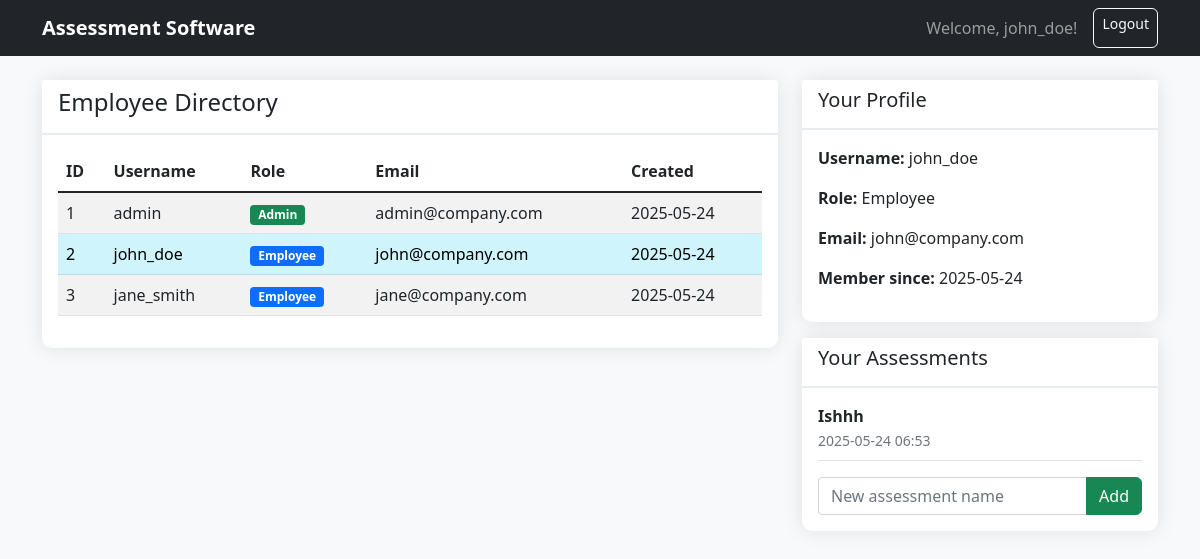
Page /dashboard (signed in) on the committed database.
### models.py (models this page shows, shortened)
class User(db.Model):
    id = db.Column(db.Integer, primary_key=True)
    username = db.Column(db.String(80), unique=True, nullable=False)
    password_hash = db.Column(db.String(120), nullable=False)
    role = db.Column(db.String(20), nullable=False, default='employee')
    email = db.Column(db.String(100), nullable=True)
    created_at = db.Column(db.DateTime, default=datetime.utcnow)

class Assessment(db.Model):
    id = db.Column(db.Integer, primary_key=True)
    user_id = db.Column(db.Integer, db.ForeignKey('user.id'), nullable=False)
    assessment_name = db.Column(db.String(100), nullable=False)
    score = db.Column(db.Float, nullable=True)
    completed_at = db.Column(db.DateTime, default=datetime.utcnow)
    user = db.relationship('User', backref=db.backref('assessments', lazy=True))

### app.py (the view)
    def decorated_function(*args, **kwargs):
        if 'user_id' not in session:
            flash('Please log in to access this page.', 'error')
            return redirect(url_for('login'))
        return f(*args, **kwargs)

### app.py (called while the page is built)
def login_required(f):
    def decorated_function(*args, **kwargs):
        if 'user_id' not in session:
            flash('Please log in to access this page.', 'error')
            return redirect(url_for('login'))
        return f(*args, **kwargs)
    decorated_function.__name__ = f.__name__
    return decorated_function

@app.route('/dashboard')
@login_required
def dashboard():
    users = get_all_users()
    current_user = User.query.get(session['user_id'])
    user_assessments = Assessment.query.filter_by(user_id=current_user.id).all()
    return render_template('dashboard.html',
                         users=users,
                         current_user=current_user,
                         assessments=user_assessments)

### database.py (called while the page is built)
def get_all_users():
    return User.query.all()

### templates/dashboard.html (shortened to what this page needs)
{% extends "base.html" %}
{% block content %}
<div class="row">
    <div class="col-md-8">
        <div class="card">
            <div class="card-header">
                <h4>Employee Directory</h4>
            </div>
            <div class="card-body">
                {% if users %}
                <div class="table-responsive">
                    <table class="table table-striped">
                        <thead>
                            <tr>
                                <th>ID</th>
                                <th>Username</th>
                                <th>Role</th>
                                <th>Email</th>
                                <th>Created</th>
                            </tr>
                        </thead>
                        <tbody>
                            {% for user in users %}
                            <tr {% if user.id == current_user.id %}class="table-info"{% endif %}>
                                <td>{{ user.id }}</td>
                                <td>{{ user.username }}</td>
                                <td>
                                    <span class="badge bg-{{ 'success' if user.role == 'admin' else 'primary' }}">
                                        {{ user.role.title() }}
                                    </span>
                                </td>
                                <td>{{ user.email or 'Not provided' }}</td>
                                <td>{{ user.created_at.strftime('%Y-%m-%d') }}</td>
                            </tr>
                            {% endfor %}
                        </tbody>
                    </table>
                </div>
                {% else %}
                <p>No employees found.</p>
                {% endif %}
            </div>
        </div>
    </div>
    <div class="col-md-4">
        <div class="card">
            <div class="card-header">
                <h5>Your Profile</h5>
            </div>
            <div class="card-body">
                <p><strong>Username:</strong> {{ current_user.username }}</p>
                <p><strong>Role:</strong> {{ current_user.role.title() }}</p>
                <p><strong>Email:</strong> {{ current_user.email or 'Not provided' }}</p>
                <p><strong>Member since:</strong> {{ current_user.created_at.strftime('%Y-%m-%d') }}</p>
            </div>
        </div>
        <div class="card mt-3">
            <div class="card-header">
                <h5>Your Assessments</h5>
            </div>
            <div class="card-body">
                {% if assessments %}
                    {% for assessment in assessments %}
                    <div class="border-bottom pb-2 mb-2">
                        <strong>{{ assessment.assessment_name }}</strong><br>
                        <small class="text-muted">{{ assessment.completed_at.strftime('%Y-%m-%d %H:%M') }}</small>
                    </div>
                    {% endfor %}
                {% else %}
                    <p class="text-muted">No assessments yet.</p>
                {% endif %}
                <form method="POST" action="{{ url_for('create_assessment') }}" class="mt-3">
                    <div class="input-group">
                        <input type="text" class="form-control" name="assessment_name" placeholder="New assessment name">
                        <button class="btn btn-success" type="submit">Add</button>
                    </div>
                </form>
            </div>
        </div>
    </div>
</div>
{% endblock %}

### templates/base.html (shortened to what this page needs)
<!DOCTYPE html>
<html lang="en">
<head>
    <link href="https://cdnjs.cloudflare.com/ajax/libs/bootstrap/5.1.3/css/bootstrap.min.css" rel="stylesheet">
    <link href="{{ url_for('static', filename='style.css') }}" rel="stylesheet">
</head>
<body>
    <nav class="navbar navbar-expand-lg navbar-dark bg-dark">
        <div class="container">
            <a class="navbar-brand" href="{{ url_for('index') }}">Assessment Software</a>
            {% if session.user_id %}
            <div class="navbar-nav ms-auto">
                <span class="navbar-text me-3">Welcome, {{ session.username }}!</span>
                <a class="btn btn-outline-light btn-sm" href="{{ url_for('logout') }}">Logout</a>
            </div>
            {% endif %}
        </div>
    </nav>
    <div class="container mt-4">
        {% block content %}{% endblock %}
    </div>
</body>
</html>

### templates/static/style.css (style rules this page uses)
body { background-color: #f8f9fa; }
.card { border: none; border-radius: 10px; box-shadow: 0 0 20px rgba(0,0,0,0.1); }
.card-header { background-color: #fff; border-bottom: 2px solid #e9ecef; font-weight: 600; }
.navbar-brand { font-weight: bold; }
.table-info { background-color: rgba(13, 202, 240, 0.1) !important; }
.btn { border-radius: 6px; }

### rows in the picture
User: username "john_doe", id "2", role "Employee", email "john@company.com", created_at "2025-05-24"
User: id "1", username "admin", role "Admin", email "admin@company.com", created_at "2025-05-24"
User: id "3", username "jane_smith", role "Employee", email "jane@company.com", created_at "2025-05-24"
Assessment: assessment_name "Ishhh", completed_at "2025-05-24 06:53"
